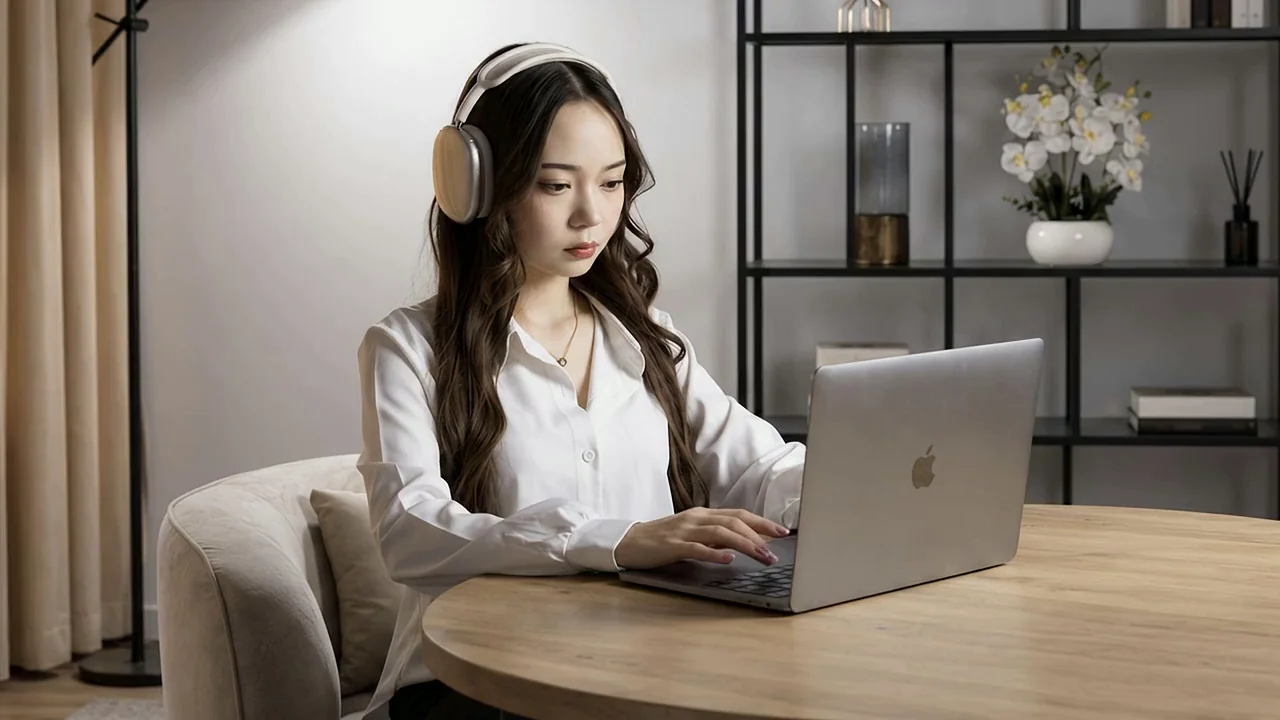
#> input picture algyr-block/media/platform/frames/f_000.webp, 1280 x 720 px, given in place of f_108.webp, which was not available
$ python check-video-aspect.py
#> lines starting #> are read from the running program, lines starting #| are printed output that depends on the picture; after the words box and inside, x2 and y2 are one past the last pixel; in counts of white or black regions, pixels touching at a corner belong together; pictures that were not available may be replaced by others from this repository, and a replacement may not be noted
from pathlib import Path
import cv2,numpy as np,json
root=Path.cwd();items=[]
for i in range(108,120):
 im=cv2.imread(str(root/f'public/media/algyr/platform/frames/f_{i:03d}.webp'))
#> im is the input picture: shape (720, 1280, 3); mean B, G, R 112.3, 122.6, 132.8
 b,g,r=cv2.split(im)
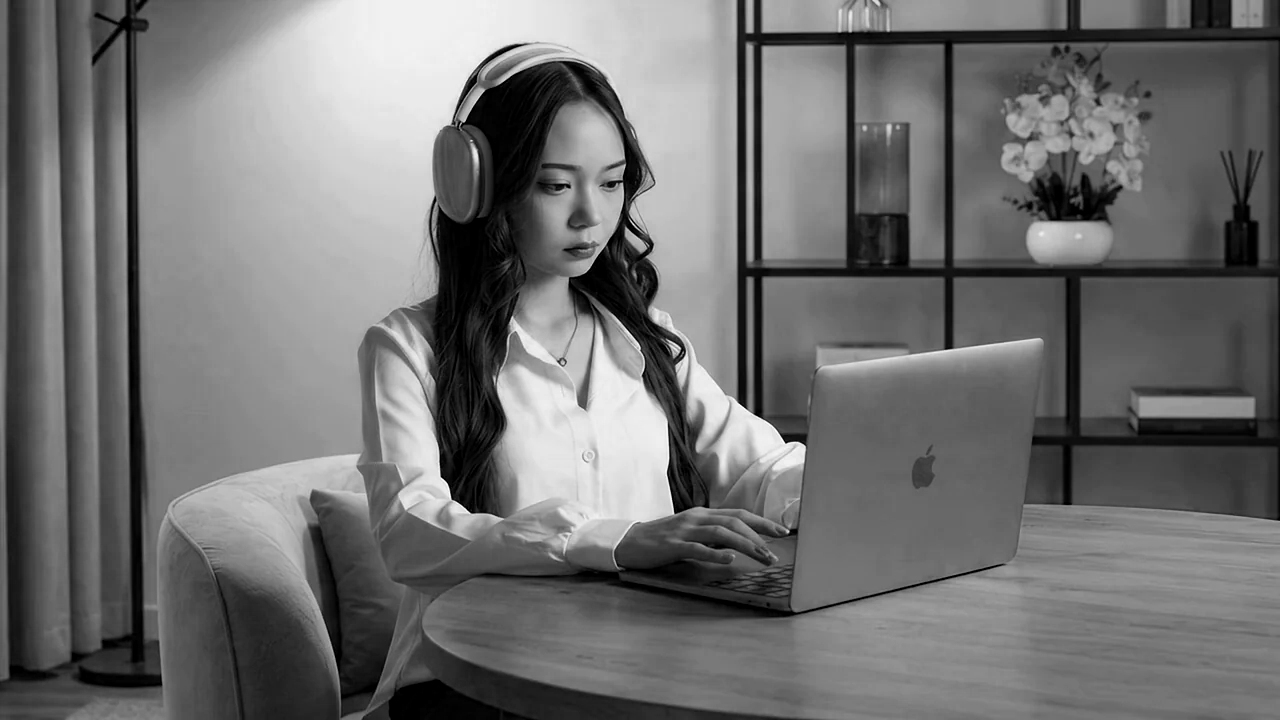
#> b: shape (720, 1280); min 0, max 255, mean 112.3
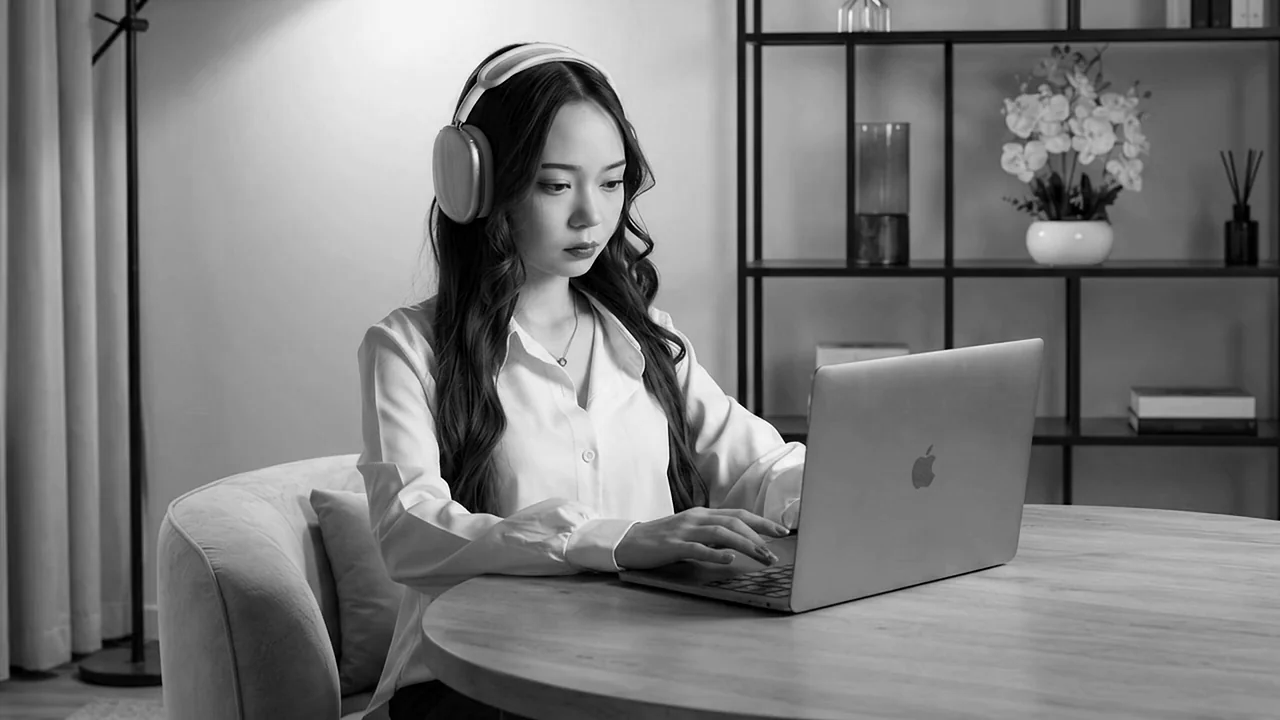
#> g: shape (720, 1280); min 0, max 255, mean 122.6
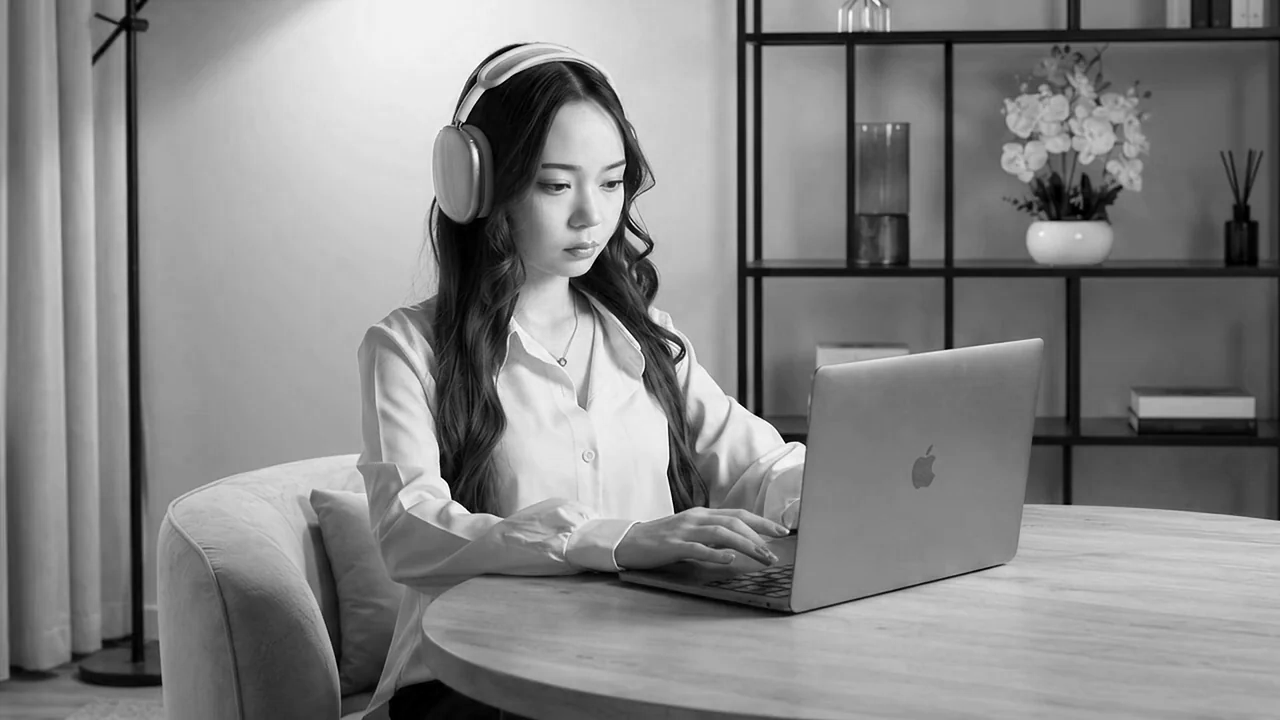
#> r: shape (720, 1280); min 0, max 255, mean 132.8
 mask=((r>190)&(g>65)&(g<185)&(b<125)).astype('uint8')*255
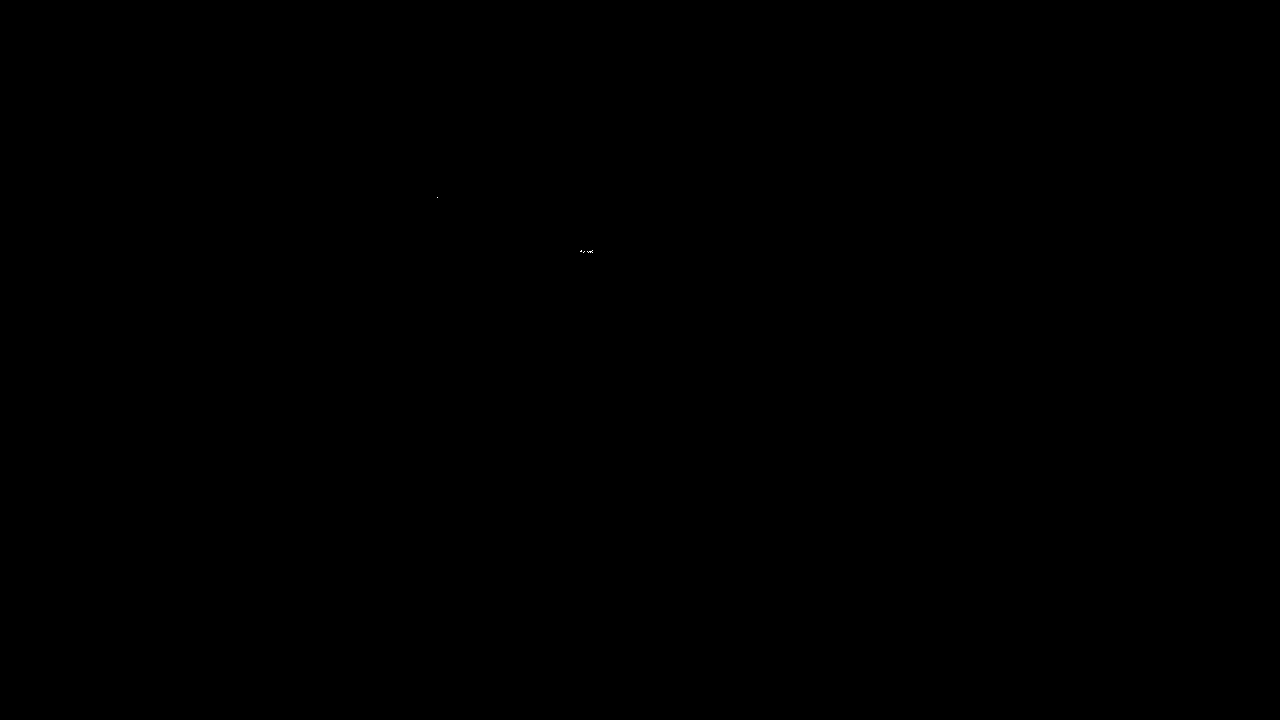
#> mask: shape (720, 1280); 0% white in thin lines or dots, all inside (x1, y1, x2, y2) = (437, 197, 593, 253)
 mask[:180]=0;mask[340:]=0;mask[:,:190]=0;mask[:,480:]=0
#> after `mask[:, 480:] = 0`: mask: shape (720, 1280); 0% white in thin lines or dots, all inside (x1, y1, x2, y2) = (437, 197, 438, 198)
 cc,_=cv2.findContours(mask,cv2.RETR_EXTERNAL,cv2.CHAIN_APPROX_SIMPLE)
#> cc = [[[437, 197]]]
 box=cv2.boundingRect(max(cc,key=cv2.contourArea))
#> box = (437, 197, 1, 1)
 x,y,w,h=box
#> x = 437; y = 197; w = 1; h = 1
 items.append({'frame':i,'x':x,'y':y,'width':w,'height':h,'aspect':round(w/h,3)})
#> pass 2 of the loop `for i in range(108,120):`:
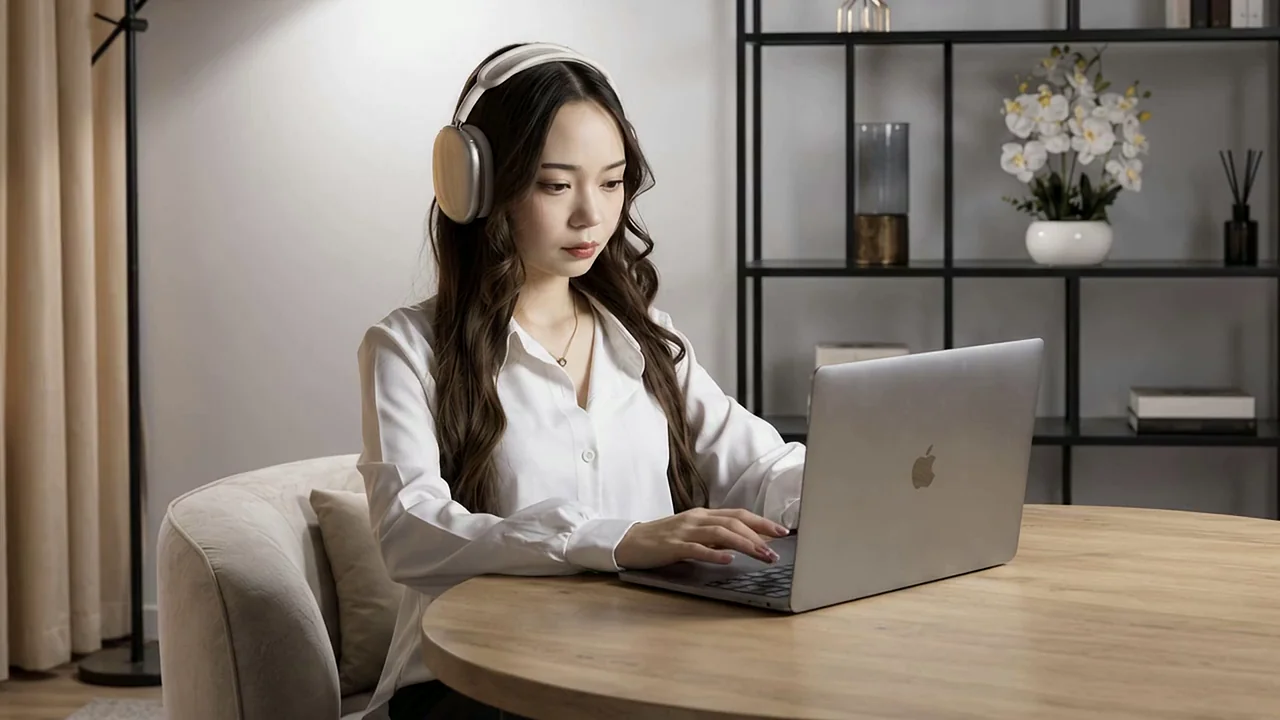
#> input picture algyr-block/media/platform/frames/f_001.webp, 1280 x 720 px, given in place of f_109.webp, which was not available
#> im is the input picture: shape (720, 1280, 3); mean B, G, R 112.4, 122.7, 133
#> `b,g,r=cv2.split(im)`:
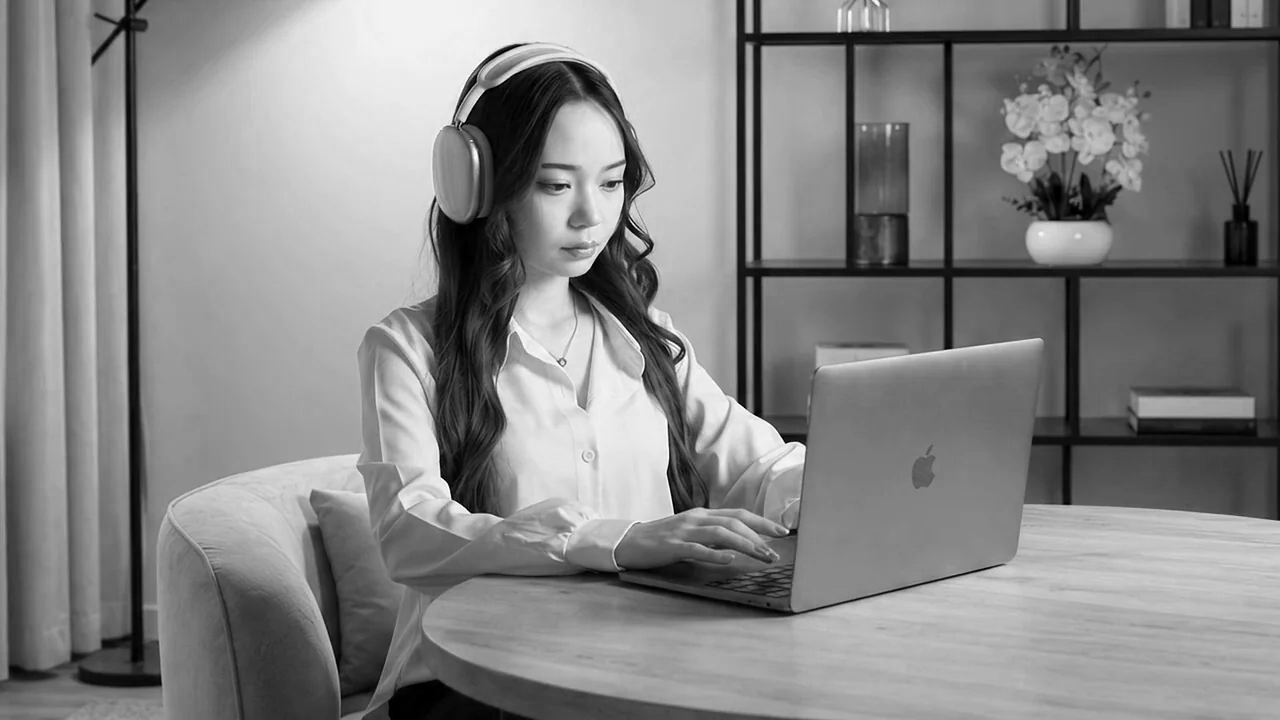
#> r: shape (720, 1280); min 0, max 255, mean 133
#> `mask=((r>190)&(g>65)&(g<185)&(b<125)).astype('uint8')*255`:
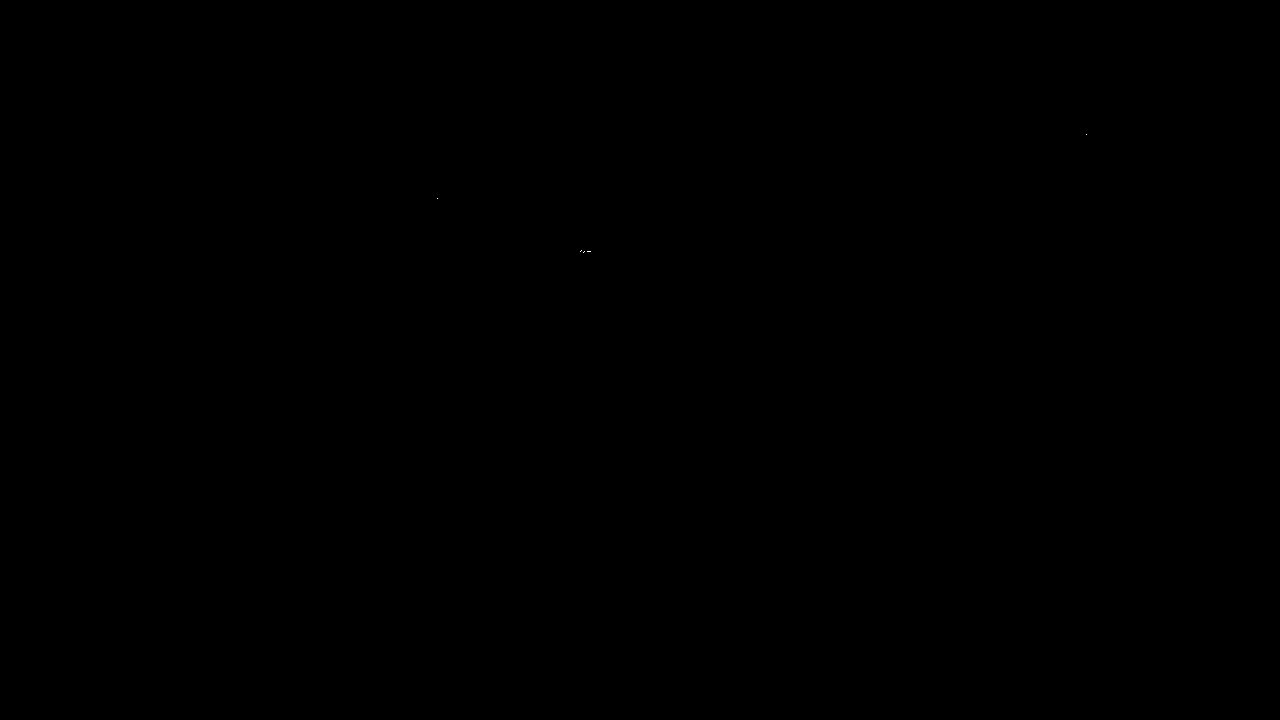
#> mask: shape (720, 1280); 0% white in thin lines or dots, all inside (x1, y1, x2, y2) = (437, 134, 1087, 253)
#> cc = [[[437, 198]]]
#> box = (437, 198, 1, 1)
#> y = 198
#> (the run stopped early here; a loop or call above may not have finished)
